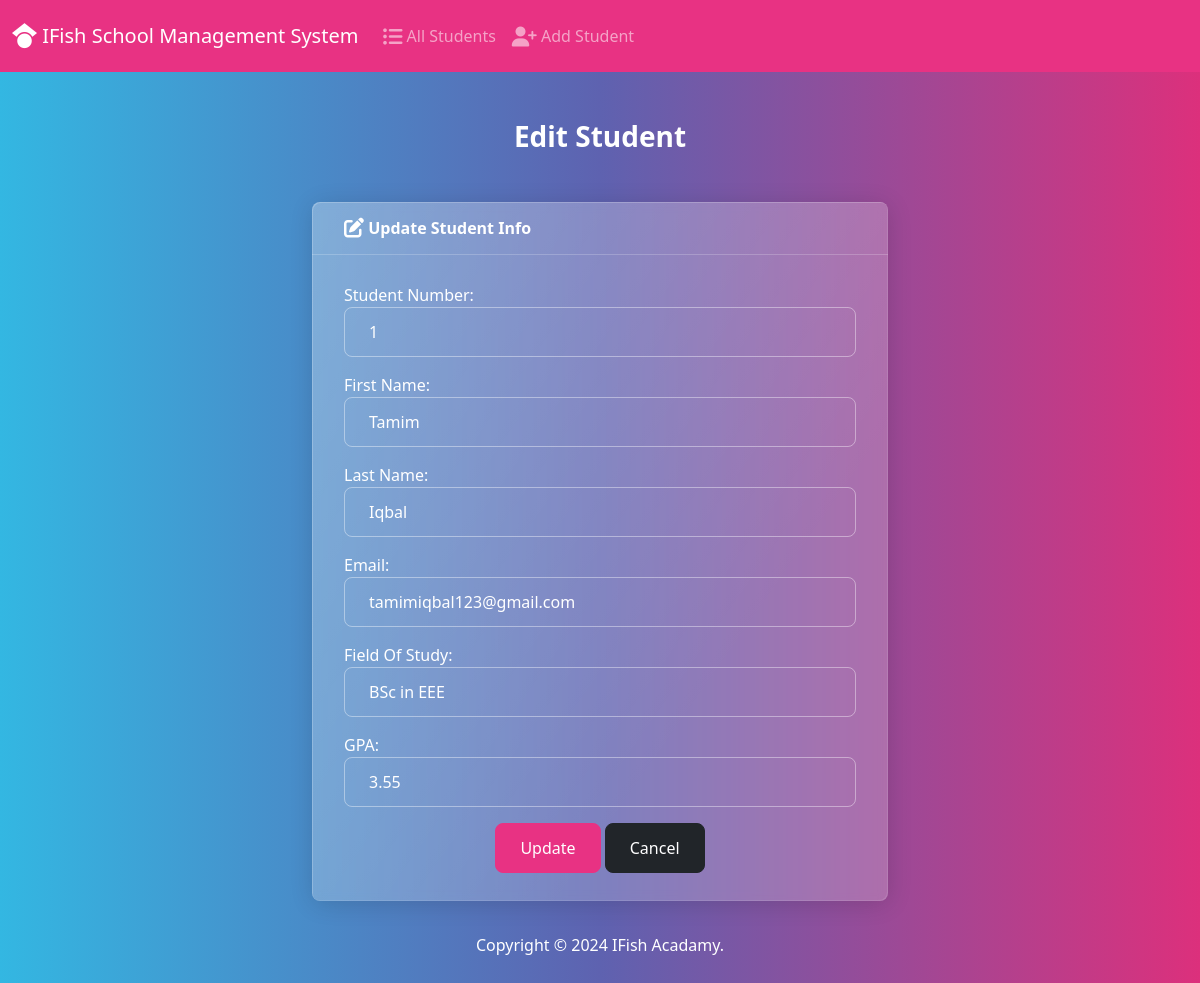
/student/edit/20, run on the app's committed database.
### student/models.py (models this page shows, shortened)
class Student(models.Model):
    student_number=models.PositiveIntegerField()
    first_name=models.CharField(max_length=50)
    last_name=models.CharField(max_length=50)
    email=models.EmailField(max_length=100)
    field_of_study=models.CharField(max_length=50)
    gpa=models.FloatField()

### student/views.py (the view)
# urls.py: path('edit/<int:id>',views.edit, name='edit'),
def edit(request,id):
    if request.method == "POST":
        student=Student.objects.get(pk=id)
        form=StudentForm(request.POST, instance=student)
        if form.is_valid():
            new_student=form.save()
            return render(request,'student/edit.html',{'form':StudentForm(),'success':True})
    else:
      student=Student.objects.get(pk=id)
      form=StudentForm(instance=student)
    return render(request,'student/edit.html',{'form':form})

### student/forms.py
class StudentForm(forms.ModelForm):
    class Meta:
        model=Student
        fields=['student_number','first_name','last_name','email','field_of_study','gpa']
        labels={
            'student_number': 'Student Number',
            'first_name':'First Name',
            'last_name':'Last Name',
            'email':'Email',
            'field_of_study':'Field Of Study',
            'gpa':'GPA'
            }
        widgets={
            'student_number': forms.NumberInput(attrs={'class':'form-control'}),
            'first_name': forms.TextInput(attrs={'class':'form-control'}) ,
            'last_name': forms.TextInput(attrs={'class':'form-control'}),
            'email': forms.TextInput(attrs={'class':'form-control'}),
            'field_of_study': forms.TextInput(attrs={'class':'form-control'}),
            'gpa': forms.NumberInput(attrs={'class':'form-control'}),
        }

### template/student/edit.html (shortened to what this page needs)
{% extends 'student/base.html' %}
{% block body%}
{% if success %}
<h3 class="text-center m-4">Student Info</h3>
<div class="alert alert-dismissible alert-primary">
     Student Updated Successfully
    <a href="{% url 'index' %}" class="alert-link">Go To Home Page</a> and try submitting again.
</div>
{% else %}
<h3 class="text-center m-4">Edit Student</h3>
<div class="row justify-content-center">
    <div class="col-6">
        <div class="card text-white bg-secondary mb-3">
            <div class="card-header">
                <i class="fa-solid fa-pen-to-square fa-lg"></i> Update Student Info
            </div>
            <div class="card-body">
                <form action="" method="POST">
                    {{ form.as_p }}
                    <div class="text-center">
                        <button type="submit" class="btn btn-primary">Update</button>
                        <a href="{% url 'index' %}" class="btn btn-dark">Cancel</a>
                    </div>
                </form>
            </div>
        </div>
    </div>
    {% endif %}
    {% endblock %}

### data on the page
Student: student_number "1", first_name "Tamim", last_name "Iqbal", email "tamimiqbal123@gmail.com", field_of_study "BSc in EEE", gpa "3.55"
